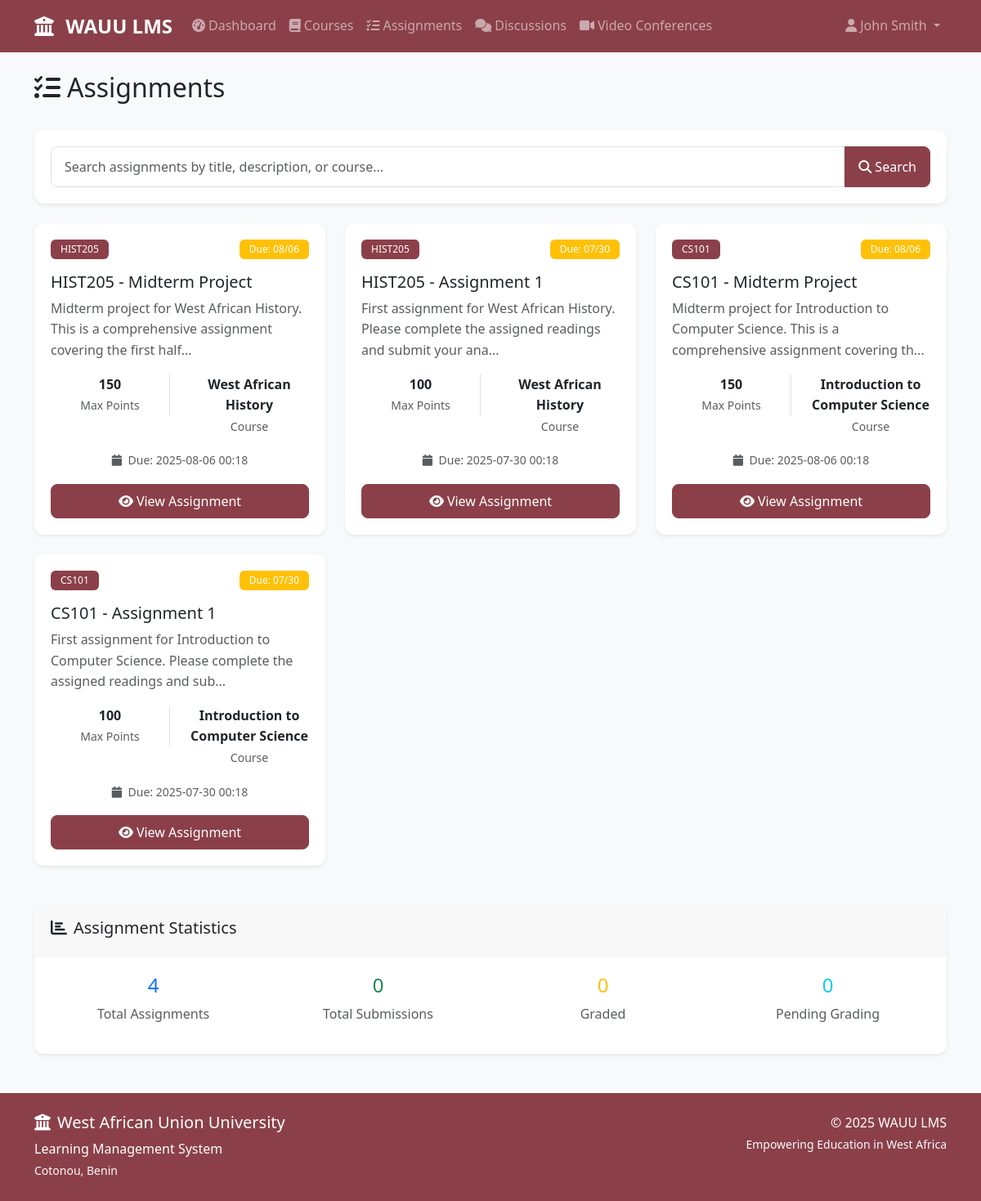
The page /assignments (signed in) on the database its author committed.
### models.py (models this page shows, shortened)
class User(UserMixin, db.Model):
    id = db.Column(db.Integer, primary_key=True)
    username = db.Column(db.String(64), unique=True, nullable=False)
    email = db.Column(db.String(120), unique=True, nullable=False)
    password_hash = db.Column(db.String(256))
    first_name = db.Column(db.String(64), nullable=False)
    last_name = db.Column(db.String(64), nullable=False)
    role = db.Column(db.String(20), nullable=False, default='student')  # student, lecturer, admin
    created_at = db.Column(db.DateTime, default=datetime.utcnow)
    enrollments = db.relationship('Enrollment', backref='user', lazy='dynamic')
    taught_courses = db.relationship('Course', backref='lecturer', lazy='dynamic')
    submissions = db.relationship('Submission', backref='student', lazy='dynamic')
    posts = db.relationship('Post', backref='author', lazy='dynamic')
    grades = db.relationship('Grade', backref='student', lazy='dynamic')
    def get_full_name(self):
        return f"{self.first_name} {self.last_name}"
    def is_admin(self):
        return self.role == 'admin'
    def is_lecturer(self):
        return self.role == 'lecturer'
    def is_student(self):
        return self.role == 'student'

class Assignment(db.Model):
    id = db.Column(db.Integer, primary_key=True)
    title = db.Column(db.String(200), nullable=False)
    description = db.Column(db.Text)
    course_id = db.Column(db.Integer, db.ForeignKey('course.id'), nullable=False)
    max_points = db.Column(db.Integer, default=100)
    due_date = db.Column(db.DateTime)
    created_at = db.Column(db.DateTime, default=datetime.utcnow)
    submissions = db.relationship('Submission', backref='assignment', lazy='dynamic', cascade='all, delete-orphan')
    grades = db.relationship('Grade', backref='assignment', lazy='dynamic', cascade='all, delete-orphan')

class Course(db.Model):
    id = db.Column(db.Integer, primary_key=True)
    code = db.Column(db.String(20), unique=True, nullable=False)
    title = db.Column(db.String(200), nullable=False)
    description = db.Column(db.Text)
    lecturer_id = db.Column(db.Integer, db.ForeignKey('user.id'), nullable=False)
    created_at = db.Column(db.DateTime, default=datetime.utcnow)
    enrollments = db.relationship('Enrollment', backref='course', lazy='dynamic', cascade='all, delete-orphan')
    assignments = db.relationship('Assignment', backref='course', lazy='dynamic', cascade='all, delete-orphan')
    discussions = db.relationship('Discussion', backref='course', lazy='dynamic', cascade='all, delete-orphan')

### routes.py (the view, shortened to what this page needs)
@app.route('/assignments')
@login_required
def assignments():
    search_query = request.args.get('search', '').strip()
    if current_user.is_student():
        enrolled_courses = db.session.query(Course).join(Enrollment).filter(Enrollment.user_id == current_user.id).all()
        course_ids = [c.id for c in enrolled_courses]
        assignments_query = Assignment.query.filter(Assignment.course_id.in_(course_ids))
        if search_query:
            assignments_query = assignments_query.filter(
                db.or_(
                    Assignment.title.ilike(f'%{search_query}%'),
                    Assignment.description.ilike(f'%{search_query}%')
                )
            )
        assignments = assignments_query.order_by(Assignment.due_date.asc()).all()
    elif current_user.is_lecturer():
        my_courses = Course.query.filter_by(lecturer_id=current_user.id).all()
        course_ids = [c.id for c in my_courses]
        assignments_query = Assignment.query.filter(Assignment.course_id.in_(course_ids))
        assignments = assignments_query.order_by(Assignment.created_at.desc()).all()
    return render_template('assignments.html', assignments=assignments, search_query=search_query)

### app.py (called while the page is built)
@login_manager.user_loader
def load_user(user_id):
    from models import User
    return User.query.get(int(user_id))

### templates/assignments.html (shortened to what this page needs)
{% extends "base.html" %}
{% block content %}
<div class="d-flex justify-content-between align-items-center mb-4">
    <h2><i class="fas fa-tasks me-2"></i>Assignments</h2>
</div>
<div class="card mb-4">
    <div class="card-body">
        <form method="GET" action="{{ url_for('assignments') }}">
            <div class="input-group">
                <input type="text" class="form-control" name="search"
                       placeholder="Search assignments by title, description, or course..."
                       value="{{ search_query or '' }}">
                <button class="btn wauu-btn" type="submit">
                    <i class="fas fa-search me-1"></i>Search
                </button>
            </div>
        </form>
    </div>
</div>
{% if assignments %}
<div class="row">
    {% for assignment in assignments %}
    <div class="col-md-6 col-lg-4 mb-4">
        <div class="card h-100">
            <div class="card-body">
                <div class="d-flex justify-content-between align-items-start mb-3">
                    <span class="badge wauu-bg">{{ assignment.course.code }}</span>
                    {% if assignment.due_date %}
                        <span class="badge bg-warning">
                            Due: {{ assignment.due_date.strftime('%m/%d') }}
                        </span>
                    {% endif %}
                </div>
                <h5 class="card-title">{{ assignment.title }}</h5>
                <p class="card-text text-muted">{{ assignment.description[:100] }}...</p>
                <div class="mt-auto">
                    <div class="row text-center mb-3">
                        <div class="col-6">
                            <div class="border-end">
                                <strong class="d-block">{{ assignment.max_points }}</strong>
                                <small class="text-muted">Max Points</small>
                            </div>
                        </div>
                        <div class="col-6">
                            <strong class="d-block">{{ assignment.course.title }}</strong>
                            <small class="text-muted">Course</small>
                        </div>
                    </div>
                    {% if assignment.due_date %}
                    <div class="text-center mb-3">
                        <small class="text-muted">
                            <i class="fas fa-calendar me-1"></i>
                            Due: {{ assignment.due_date.strftime('%Y-%m-%d %H:%M') }}
                        </small>
                    </div>
                    {% endif %}
                    <div class="d-grid">
                        <a href="{{ url_for('assignment_detail', assignment_id=assignment.id) }}" class="btn wauu-btn">
                            <i class="fas fa-eye me-1"></i>View Assignment
                        </a>
                    </div>
                </div>
            </div>
        </div>
    </div>
    {% endfor %}
</div>
{% if current_user.is_lecturer() %}
<div class="row mt-4">
    <div class="col-12">
        <div class="card">
            <div class="card-header">
                <h5><i class="fas fa-chart-bar me-2"></i>Assignment Statistics</h5>
            </div>
            <div class="card-body">
                <div class="row text-center">
                    <div class="col-md-3">
                        <h4 class="text-primary">{{ assignments|length }}</h4>
                        <p class="text-muted">Total Assignments</p>
                    </div>
                    <div class="col-md-3">
                        <h4 class="text-success">
                            {% set submitted_count = 0 %}
                            {% for assignment in assignments %}
                                {% set submitted_count = submitted_count + assignment.submissions.count() %}
                            {% endfor %}
                            {{ submitted_count }}
                        </h4>
                        <p class="text-muted">Total Submissions</p>
                    </div>
                    <div class="col-md-3">
                        <h4 class="text-warning">
                            {% set graded_count = 0 %}
                            {% for assignment in assignments %}
                                {% set graded_count = graded_count + assignment.grades.count() %}
                            {% endfor %}
                            {{ graded_count }}
                        </h4>
                        <p class="text-muted">Graded</p>
                    </div>
                    <div class="col-md-3">
                        <h4 class="text-info">{{ (submitted_count - graded_count) }}</h4>
                        <p class="text-muted">Pending Grading</p>
                    </div>
                </div>
            </div>
        </div>
    </div>
</div>
{% endif %}
{% endif %}
{% endblock %}

### templates/base.html (shortened to what this page needs)
<!DOCTYPE html>
<html lang="en">
<head>
    <link href="https://cdn.jsdelivr.net/npm/bootstrap@5.3.0/dist/css/bootstrap.min.css" rel="stylesheet">
    <link rel="stylesheet" href="https://cdnjs.cloudflare.com/ajax/libs/font-awesome/6.4.0/css/all.min.css">
    <link rel="stylesheet" href="{{ url_for('static', filename='css/style.css') }}">
</head>
<body>
    <nav class="navbar navbar-expand-lg navbar-dark wauu-navbar">
        <div class="container">
            <a class="navbar-brand" href="{{ url_for('dashboard') }}">
                <i class="fas fa-university me-2"></i>
                <strong>WAUU LMS</strong>
            </a>
            {% if current_user.is_authenticated %}
            <div class="collapse navbar-collapse" id="navbarNav">
                <ul class="navbar-nav me-auto">
                    <li class="nav-item">
                        <a class="nav-link" href="{{ url_for('dashboard') }}">
                            <i class="fas fa-tachometer-alt me-1"></i>Dashboard
                        </a>
                    </li>
                    <li class="nav-item">
                        <a class="nav-link" href="{{ url_for('courses') }}">
                            <i class="fas fa-book me-1"></i>Courses
                        </a>
                    </li>
                    <li class="nav-item">
                        <a class="nav-link" href="{{ url_for('assignments') }}">
                            <i class="fas fa-tasks me-1"></i>Assignments
                        </a>
                    </li>
                    <li class="nav-item">
                        <a class="nav-link" href="{{ url_for('discussions') }}">
                            <i class="fas fa-comments me-1"></i>Discussions
                        </a>
                    </li>
                    <li class="nav-item">
                        <a class="nav-link" href="{{ url_for('video_conferences') }}">
                            <i class="fas fa-video me-1"></i>Video Conferences
                        </a>
                    </li>
                </ul>
                <ul class="navbar-nav">
                    <li class="nav-item dropdown">
                        <a class="nav-link dropdown-toggle" href="#" role="button" data-bs-toggle="dropdown">
                            <i class="fas fa-user me-1"></i>{{ current_user.get_full_name() }}
                        </a>
                    </li>
                </ul>
            </div>
            {% endif %}
        </div>
    </nav>
    <main class="container my-4">
        {% block content %}{% endblock %}
    </main>
    <footer class="wauu-footer mt-5 py-4">
        <div class="container">
            <div class="row">
                <div class="col-md-6">
                    <h5><i class="fas fa-university me-2"></i>West African Union University</h5>
                    <p class="mb-0">Learning Management System</p>
                    <small class="text-light">Cotonou, Benin</small>
                </div>
                <div class="col-md-6 text-md-end">
                    <p class="mb-0">© 2025 WAUU LMS</p>
                    <small class="text-light">Empowering Education in West Africa</small>
                </div>
            </div>
        </div>
    </footer>
</body>
</html>

### static/css/style.css (style rules this page uses)
:root { --wauu-wine: #8b4049; --wauu-wine-dark: #722f37; --wauu-wine-light: #a45a63; }
.wauu-bg { background-color: var(--wauu-wine) !important; }
.wauu-navbar { background-color: var(--wauu-wine) !important; }
.wauu-footer { background-color: var(--wauu-wine) !important; color: white; }
.wauu-btn { background-color: var(--wauu-wine); border-color: var(--wauu-wine); color: white; }
body { font-family: 'Segoe UI', Tahoma, Geneva, Verdana, sans-serif; background-color: #f8f9fa; line-height: 1.6; }
.navbar-brand { font-weight: 700; font-size: 1.5rem; }
.nav-link { font-weight: 500; transition: all 0.3s ease; }
.card { border: none; border-radius: 0.75rem; box-shadow: 0 0.125rem 0.25rem rgba(0, 0, 0, 0.075); transition: all 0.3s ease; }
.card-header { border-bottom: none; border-radius: 0.75rem 0.75rem 0 0 !important; padding: 1rem 1.25rem; }
.card-body { padding: 1.25rem; }
.btn { border-radius: 0.5rem; font-weight: 500; padding: 0.5rem 1rem; transition: all 0.3s ease; }
.form-control { border-radius: 0.5rem; border: 1px solid #dee2e6; padding: 0.75rem 1rem; transition: all 0.3s ease; }
.badge { font-weight: 500; padding: 0.375rem 0.75rem; border-radius: 0.375rem; }
.wauu-footer { margin-top: auto; }

### rows shown on the page
User: get_full_name "John Smith"
Assignment: course.code "HIST205", due_date "08/06", title "HIST205 - Midterm Project", description "Midterm project for West African History. This is a comprehensive assignment covering the first half", max_points "150", course "West African History", due_date "2025-08-06 00:18"
Assignment: course.code "HIST205", due_date "07/30", title "HIST205 - Assignment 1", description "First assignment for West African History. Please complete the assigned readings and submit your ana", max_points "100", course "West African History", due_date "2025-07-30 00:18"
Assignment: course.code "CS101", due_date "08/06", title "CS101 - Midterm Project", description "Midterm project for Introduction to Computer Science. This is a comprehensive assignment covering th", max_points "150", course "Introduction to Computer Science", due_date "2025-08-06 00:18"
Assignment: course.code "CS101", due_date "07/30", title "CS101 - Assignment 1", description "First assignment for Introduction to Computer Science. Please complete the assigned readings and sub", max_points "100", course "Introduction to Computer Science", due_date "2025-07-30 00:18"

### other values the page prints
{{ assignments|length }} "4"
{{ submitted_count }} "0"
{{ graded_count }} "0"
{{ (submitted_count - graded_count) }} "0"
